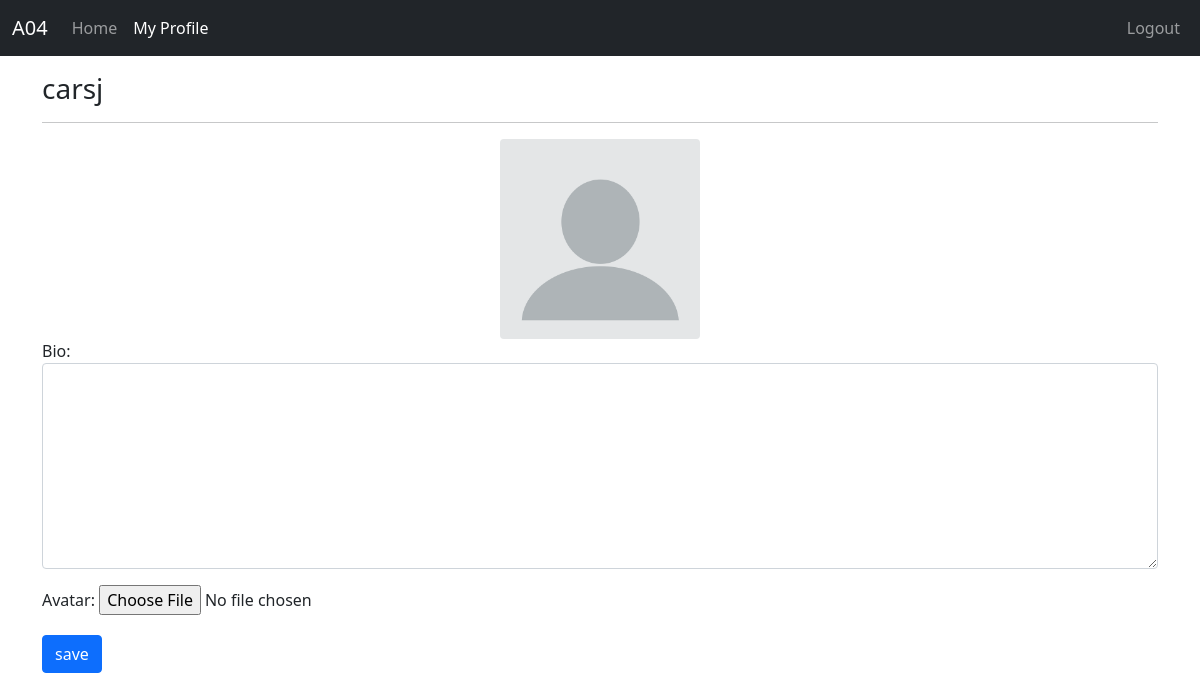
Page /profiles/my/ (signed in) on the earlier database version.
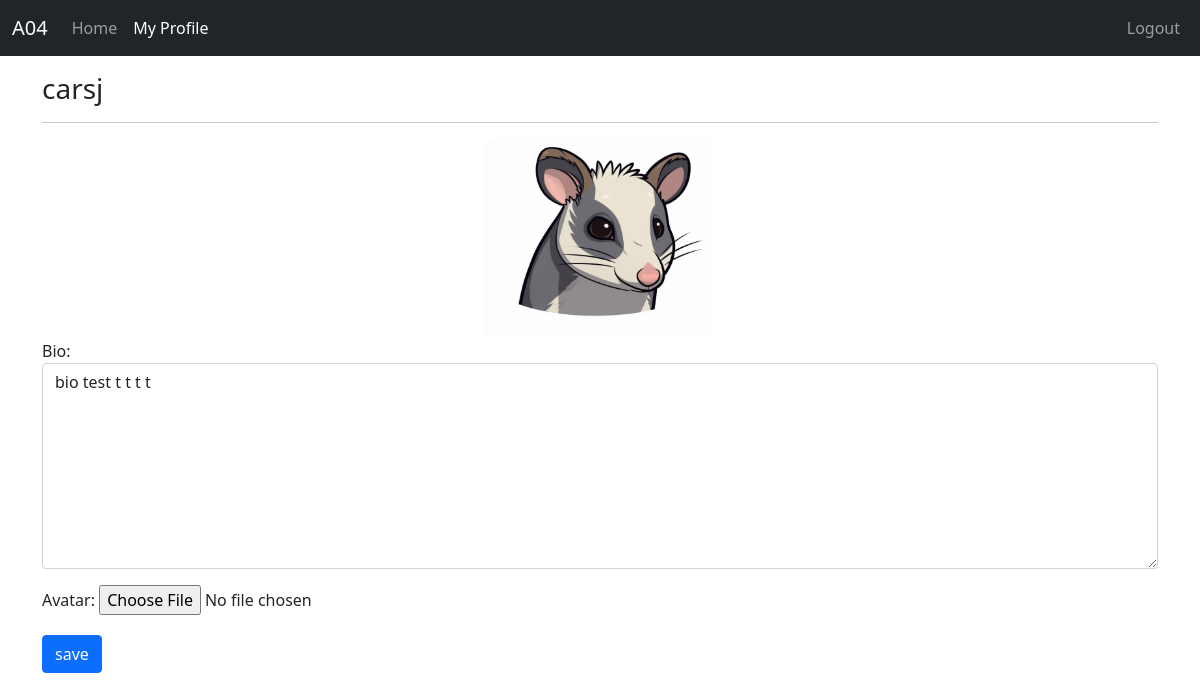
Same page on the later database version.
### profiles/models.py (models this page shows, shortened)
class Profile(models.Model):
    user = models.OneToOneField(User, on_delete=models.CASCADE)
    bio= models.TextField(blank=True)
    avatar = models.ImageField(default='avatar.png', upload_to='avatars')
    updated = models.DateTimeField(auto_now=True)
    created = models.DateTimeField(auto_now_add=True)

### profiles/views.py (the view, shortened to what this page needs)
# urls.py: path('my/', my_profile_view, name='my-profile'),
@login_required
def my_profile_view(request):
    obj = Profile.objects.get(user=request.user)
    form = ProfileForms(request.POST or None, request.FILES or None, instance=obj)
    context = {
        'obj': obj,
        'form': form,
    }
    return render(request, 'profiles/main.html', context)

### profiles/forms.py
class ProfileForms(forms.ModelForm):
    avatar = forms.ImageField(widget=forms.FileInput(attrs={'class': 'form-control-file'}))
    bio = forms.CharField(widget=forms.Textarea(attrs={'class': 'form-control', 'rows': 8}))
    class Meta:
        model = Profile
        fields = ("bio", "avatar")

### profiles/views.py (called while the page is built)
def is_ajax(request):
    return request.META.get('HTTP_X_REQUESTED_WITH') == 'XMLHttpRequest'

### profiles/templates/profiles/main.html (shortened to what this page needs)
{% extends "base.html" %}
{% load static %}
{% load crispy_forms_tags %}
{% block content %}
    <h3>{{obj.user}}</h3>
    <hr>
    <div class="text-center" id="avatar-box">
        <img src="{{obj.avatar.url}}" class="rounded" height="200" width="auto" alt="{{obj.user.username}}">
    </div>
    <form id="profile-form">
        {{ form.as_p }}
        <button type="submit" class="btn btn-primary mt-1">save</button>
    </form>
{% endblock content %}

### templates/base.html (shortened to what this page needs)
{% load static %}
<!doctype html>
<html lang="en">
  <head>
    <link href="https://cdn.jsdelivr.net/npm/bootstrap@5.0.0-beta2/dist/css/bootstrap.min.css" rel="stylesheet">
    <link rel="stylesheet" href="{% static 'style.css' %}">
    <link rel="stylesheet" href="https://unpkg.com/dropzone@5/dist/min/dropzone.min.css" type="text/css" />
  </head>
  <body>
    {% include "navbar.html" %}
    <div class="container mt-3">
        {% block content %}
        {% endblock content %}
    </div>
  </body>
</html>

### templates/navbar.html (shortened to what this page needs)
{% url 'posts:main-board' as path_to_home %}
{% url 'profiles:my-profile' as path_to_my_profile %}
{% url 'accounts:logout' as path_to_logout %}
<nav class="navbar navbar-expand-lg navbar-dark bg-dark">
    <div class="container-fluid">
        <a class="navbar-brand" href="{{ path_to_home }}">A04</a>
        <div class="collapse navbar-collapse" id="navbarNav">
            <ul class="navbar-nav me-auto">
                <li class="nav-item">
                    <a class="nav-link {% if request.path == path_to_home %}active{% endif %}" href="{{ path_to_home }}">Home</a>
                </li>
                <li class="nav-item">
                    <a class="nav-link {% if request.path == path_to_my_profile %}active{% endif %}" href="{{ path_to_my_profile }}">My Profile</a>
                </li>
            </ul>
            <ul class="navbar-nav">
                {% if user.is_authenticated %}
                <li class="nav-item">
                    <a class="nav-link {% if request.path == path_to_logout %}active{% endif %}" href="{{ path_to_logout }}">Logout</a>
                </li>
                {% endif %}
            </ul>
        </div>
    </div>
</nav>

Differences in the rows shown:
changed Profile "carsj": avatar: picture added in place of a placeholder; bio (not shown) → "bio test t t t t"
